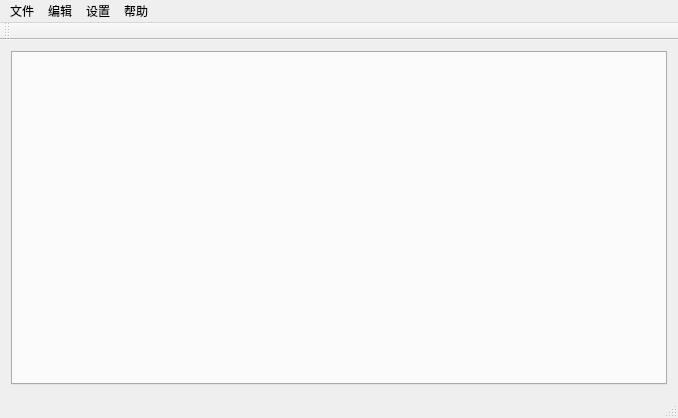
<?xml version="1.0" encoding="UTF-8"?>
<ui version="4.0">
 <class>MainWindow</class>
 <widget class="QMainWindow" name="MainWindow">
  <property name="geometry">
   <rect>
    <x>0</x>
    <y>0</y>
    <width>678</width>
    <height>418</height>
   </rect>
  </property>
  <property name="windowTitle">
   <string>MainWindow</string>
  </property>
  <widget class="QWidget" name="centralWidget">
   <layout class="QGridLayout" name="gridLayout">
    <item row="0" column="1">
     <widget class="QTabWidget" name="tabWidget_list">
      <property name="currentIndex">
       <number>-1</number>
      </property>
     </widget>
    </item>
   </layout>
  </widget>
  <widget class="QMenuBar" name="menuBar">
   <property name="geometry">
    <rect>
     <x>0</x>
     <y>0</y>
     <width>678</width>
     <height>23</height>
    </rect>
   </property>
   <widget class="QMenu" name="menu_help">
    <property name="toolTip">
     <string>帮助</string>
    </property>
    <property name="title">
     <string>帮助</string>
    </property>
    <addaction name="action_brief"/>
    <addaction name="action_explain"/>
   </widget>
   <widget class="QMenu" name="menu_file">
    <property name="mouseTracking">
     <bool>false</bool>
    </property>
    <property name="toolTip">
     <string>文件</string>
    </property>
    <property name="toolTipDuration">
     <number>-1</number>
    </property>
    <property name="statusTip">
     <string>文件</string>
    </property>
    <property name="whatsThis">
     <string>文件</string>
    </property>
    <property name="tearOffEnabled">
     <bool>false</bool>
    </property>
    <property name="title">
     <string>文件</string>
    </property>
    <property name="separatorsCollapsible">
     <bool>false</bool>
    </property>
    <property name="toolTipsVisible">
     <bool>false</bool>
    </property>
    <addaction name="action_new"/>
    <addaction name="action_open"/>
    <addaction name="action_save"/>
    <addaction name="action_saveas"/>
    <addaction name="action_save_all"/>
    <addaction name="action_close_current"/>
    <addaction name="action_close_all"/>
    <addaction name="action_exit"/>
   </widget>
   <widget class="QMenu" name="menu_edit">
    <property name="toolTip">
     <string>编辑</string>
    </property>
    <property name="title">
     <string>编辑</string>
    </property>
    <addaction name="action_undo"/>
    <addaction name="action_redo"/>
    <addaction name="separator"/>
    <addaction name="action_cut"/>
    <addaction name="action_copy"/>
    <addaction name="action_paste"/>
    <addaction name="action_delete"/>
    <addaction name="separator"/>
    <addaction name="action_select_all"/>
   </widget>
   <widget class="QMenu" name="menu_setting">
    <property name="toolTip">
     <string>设置</string>
    </property>
    <property name="title">
     <string>设置</string>
    </property>
    <widget class="QMenu" name="menu">
     <property name="title">
      <string>选择字体</string>
     </property>
     <addaction name="action_1"/>
     <addaction name="action_2"/>
     <addaction name="action_3"/>
     <addaction name="action_4"/>
    </widget>
    <addaction name="action_size_plus"/>
    <addaction name="action_size_redu"/>
    <addaction name="menu"/>
    <addaction name="action_color"/>
    <addaction name="separator"/>
    <addaction name="action_"/>
   </widget>
   <addaction name="menu_file"/>
   <addaction name="menu_edit"/>
   <addaction name="menu_setting"/>
   <addaction name="menu_help"/>
  </widget>
  <widget class="QToolBar" name="mainToolBar">
   <attribute name="toolBarArea">
    <enum>TopToolBarArea</enum>
   </attribute>
   <attribute name="toolBarBreak">
    <bool>false</bool>
   </attribute>
  </widget>
  <widget class="QStatusBar" name="statusBar"/>
  <action name="action_new">
   <property name="icon">
    <iconset resource="img.qrc">
     <normaloff>:/img/icon_new.png</normaloff>:/img/icon_new.png</iconset>
   </property>
   <property name="text">
    <string>新建</string>
   </property>
  </action>
  <action name="action_open">
   <property name="icon">
    <iconset resource="img.qrc">
     <normaloff>:/img/icon_open.png</normaloff>:/img/icon_open.png</iconset>
   </property>
   <property name="text">
    <string>打开</string>
   </property>
  </action>
  <action name="action_save">
   <property name="icon">
    <iconset resource="img.qrc">
     <normaloff>:/img/icon_save.png</normaloff>:/img/icon_save.png</iconset>
   </property>
   <property name="text">
    <string>保存</string>
   </property>
  </action>
  <action name="action_saveas">
   <property name="icon">
    <iconset resource="img.qrc">
     <normaloff>:/img/icon_saveas.png</normaloff>:/img/icon_saveas.png</iconset>
   </property>
   <property name="text">
    <string>另存为</string>
   </property>
  </action>
  <action name="action_save_all">
   <property name="icon">
    <iconset resource="img.qrc">
     <normaloff>:/img/icon_save_all.png</normaloff>:/img/icon_save_all.png</iconset>
   </property>
   <property name="text">
    <string>全部保存</string>
   </property>
  </action>
  <action name="action_close_all">
   <property name="icon">
    <iconset resource="img.qrc">
     <normaloff>:/img/icon_close_all.png</normaloff>:/img/icon_close_all.png</iconset>
   </property>
   <property name="text">
    <string>全部关闭</string>
   </property>
  </action>
  <action name="action_exit">
   <property name="icon">
    <iconset resource="img.qrc">
     <normaloff>:/img/icon_exit.png</normaloff>:/img/icon_exit.png</iconset>
   </property>
   <property name="text">
    <string>退出</string>
   </property>
  </action>
  <action name="action_undo">
   <property name="icon">
    <iconset resource="img.qrc">
     <normaloff>:/img/icon_undo.png</normaloff>:/img/icon_undo.png</iconset>
   </property>
   <property name="text">
    <string>撤销</string>
   </property>
  </action>
  <action name="action_redo">
   <property name="icon">
    <iconset resource="img.qrc">
     <normaloff>:/img/icon_redo.png</normaloff>:/img/icon_redo.png</iconset>
   </property>
   <property name="text">
    <string>恢复</string>
   </property>
  </action>
  <action name="action_cut">
   <property name="icon">
    <iconset resource="img.qrc">
     <normaloff>:/img/icon_cut.png</normaloff>:/img/icon_cut.png</iconset>
   </property>
   <property name="text">
    <string>剪切</string>
   </property>
  </action>
  <action name="action_copy">
   <property name="icon">
    <iconset resource="img.qrc">
     <normaloff>:/img/icon_copy.png</normaloff>:/img/icon_copy.png</iconset>
   </property>
   <property name="text">
    <string>复制</string>
   </property>
  </action>
  <action name="action_paste">
   <property name="icon">
    <iconset resource="img.qrc">
     <normaloff>:/img/icon_paste.png</normaloff>:/img/icon_paste.png</iconset>
   </property>
   <property name="text">
    <string>粘贴</string>
   </property>
  </action>
  <action name="action_delete">
   <property name="text">
    <string>清空</string>
   </property>
  </action>
  <action name="action_select_all">
   <property name="icon">
    <iconset resource="img.qrc">
     <normaloff>:/img/icon_select_all.png</normaloff>:/img/icon_select_all.png</iconset>
   </property>
   <property name="text">
    <string>全选</string>
   </property>
  </action>
  <action name="action_brief">
   <property name="icon">
    <iconset resource="img.qrc">
     <normaloff>:/img/icon_brief.png</normaloff>:/img/icon_brief.png</iconset>
   </property>
   <property name="text">
    <string>程序简介</string>
   </property>
  </action>
  <action name="action_explain">
   <property name="icon">
    <iconset resource="img.qrc">
     <normaloff>:/img/icon_explain.png</normaloff>:/img/icon_explain.png</iconset>
   </property>
   <property name="text">
    <string>功能说明</string>
   </property>
  </action>
  <action name="action_size_plus">
   <property name="icon">
    <iconset resource="img.qrc">
     <normaloff>:/img/icon_size_plus.png</normaloff>:/img/icon_size_plus.png</iconset>
   </property>
   <property name="text">
    <string>字号+</string>
   </property>
  </action>
  <action name="action_size_redu">
   <property name="icon">
    <iconset resource="img.qrc">
     <normaloff>:/img/icon_size_redu.png</normaloff>:/img/icon_size_redu.png</iconset>
   </property>
   <property name="text">
    <string>字号-</string>
   </property>
  </action>
  <action name="action_color">
   <property name="icon">
    <iconset resource="img.qrc">
     <normaloff>:/img/icon_color.png</normaloff>:/img/icon_color.png</iconset>
   </property>
   <property name="text">
    <string>选择颜色</string>
   </property>
  </action>
  <action name="action_close_current">
   <property name="icon">
    <iconset resource="img.qrc">
     <normaloff>:/img/icon_close.png</normaloff>:/img/icon_close.png</iconset>
   </property>
   <property name="text">
    <string>关闭当前</string>
   </property>
  </action>
  <action name="action_1">
   <property name="text">
    <string>隶书</string>
   </property>
  </action>
  <action name="action_2">
   <property name="text">
    <string>宋体</string>
   </property>
  </action>
  <action name="action_3">
   <property name="text">
    <string>楷书</string>
   </property>
  </action>
  <action name="action_4">
   <property name="text">
    <string>黑体</string>
   </property>
  </action>
  <action name="action_">
   <property name="icon">
    <iconset resource="img.qrc">
     <normaloff>:/img/icon_type.png</normaloff>:/img/icon_type.png</iconset>
   </property>
   <property name="text">
    <string>选择样式</string>
   </property>
  </action>
 </widget>
 <layoutdefault spacing="6" margin="11"/>
 <resources>
  <include location="img.qrc"/>
 </resources>
 <connections/>
</ui>
